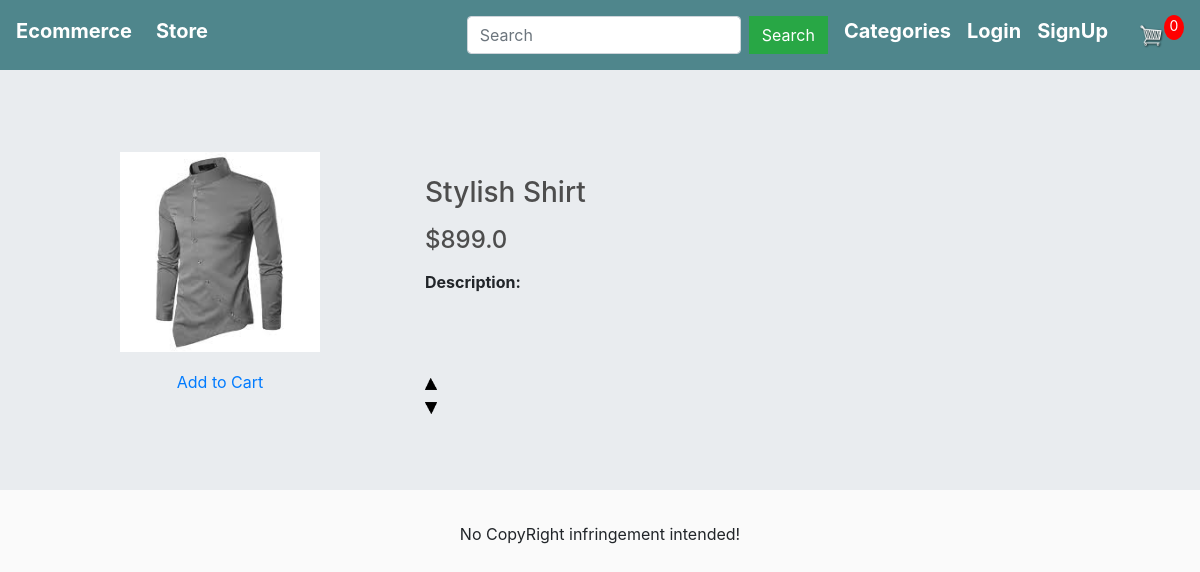
Screenshot of /item_detail/32 with the database file from the repository.
### store/models.py (models this page shows, shortened)
class Product(models.Model):
    category = models.ManyToManyField(ProductCategories)
    name = models.CharField(max_length=100, blank=False, name=False)
    price = models.FloatField(blank=False, null=False)
    image = models.FileField(null=True, blank=True)
    description = models.TextField(null=True, blank=True)
    @property
    def get_imageURL(self):
        try:
            url = self.image.url
        except:
            url = ''
        return url

### store/views.py (the view)
# urls.py: path('item_detail/<int:id>',views.item_detail,name='item_detail'),
def item_detail(request, id):
    total_item_cart = 0
    if request.user.is_authenticated:
        items = OrderItem.objects.filter(user=request.user)
        for item in items:
            total_item_cart += item.quantity
    product = Product.objects.get(id=id)
    product_categories = ProductCategories.objects.all()
    context = {
        'product_categories': product_categories,
        'product': product,
        'total_item_cart': total_item_cart,
        'id': product.pk,
    }
    return render(request, 'store/item_detail.html', context)

### store/templates/store/item_detail.html
{% extends 'store/main.html' %}
{% load static%}
{% block content %}
    <div class="row my-2">
		<div class="col-lg-4 order-lg-1 text-center">
			<img src="{{product.get_imageURL}}" width="200" height="200">
        </div>
        <div class="col-lg-8 order-lg-2">
            <div class="tab-content py-4">
                <div class="tab-pane active" id="profile">
                    <h3 class="mb-3">{{product.name}}</h3>
                    <h4 class="mb-3">${{product.price}}</h4>
                    <div class="row">
                        <div class="col-md-6">
							<p><strong>Description: </strong>{{product.description}}</p>
                        </div>
                    </div>
                </div>
            </div>
        </div>
	</div>
    <div class="row my-2">
        <div class="col-lg-4 order-lg-1 text-center">
            <a href="{% url 'insert_cart' id 0%}" target="_parent">Add to Cart</a>
        </div>
        <div class="col-lg-6 order-lg-2">
            <div class="quantity">
                <a href="{% url 'update_item' product.id "add" 0%}"> <img src="{% static  'images/arrow-up.png' %}" alt="Inc Item" style="width:12px;height:12px;"> </a>
                <br>
                <a href="{% url 'update_item' product.id "remove" 0%}"> <img src="{% static  'images/arrow-down.png' %}" alt="Dec Item" style="width:12px;height:12px;"> </a>
            </div>
        </div>
    </div>
{% endblock %}

### static/store/css/main.css (style rules this page uses)
body { background-color: hsl(0, 0%, 98%); }
h1,h2,h3,h4,h5,h6 { color:hsl(0, 0%, 30%); }
.col-lg-4, .col-lg-6, .col-lg-8, .col-lg-12 { margin-top: 10px; }
.quantity { display: inline-block; font-weight: 700; padding-right:10px; }

### rows the page displays
Product: get_imageURL (picture), name "Stylish Shirt", price "899.0"

### other values shown
{{ total_item_cart }} "0"
